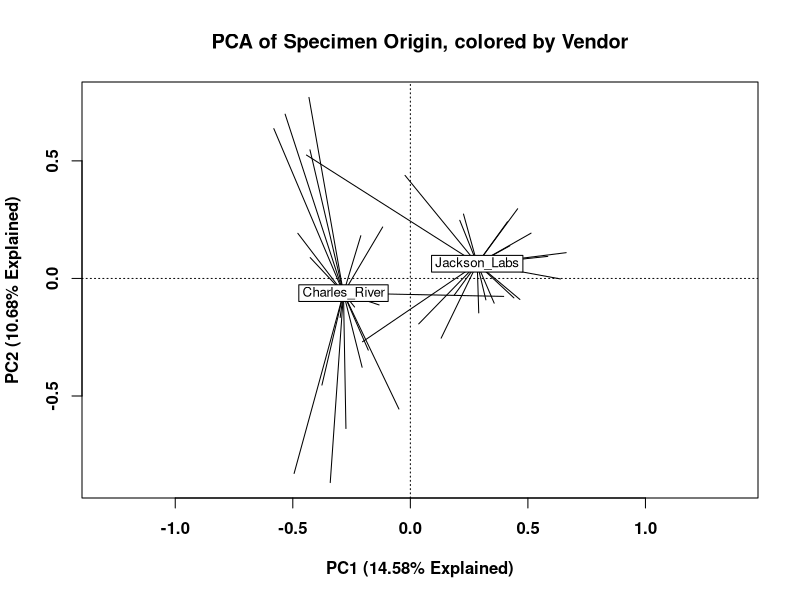

This figure's R source: (Note: this script raises an error after producing the figure.)
## ---- chunk 1
knitr::opts_chunk$set(echo = TRUE)
## ---- chunk 2
# This is an example of a comment within a code chunk. The # symbol means that any text following it should not be treated as R code.
# When R code is run in a code chunk it will be displayed inline - that is, within the document - just below the current code chunk.
# The next line is R code, and it will be executed when this code chunk is run. Run with: green arrow in uppe right of this section, cmd + enter (mac), ctrl + enter (pc).
paste("Welcome to ATS 2020, PG9", "-", "A Hands-On Introduction to Studying the Lung Microbiome")
## ---- chunk 3
# This section contains typical libraries used in these analyses

# I. universal data wrangling and visualization
library(tidyverse)      # ggplot, dplyr, purrr, forcats, stringr... and other packages. See https://tidyverse.tidyverse.org/

# II. formatting, plotting
library(scales)         # used in formatting relative abundance % labels; dollar_format()
library(RColorBrewer)   # for generating custom palettes

# III. machine learning & analysis packages
library(vegan)          # decostand(), metaMDS(), scores(), rda(), ordispider(), adonis()
## ---- chunk 4
# For ease of use, place the processed 16S data files of interest into the same directory as your current RStudio project
# Best practices: keep a separate project for each experiment or combination of experiments
# include a data folder within the project's directory to keep source files organized; also somewhat mitigates the risk of modifying them inadvertently

# I. Read in .shared (counts of sequences assigned to OTU #s)
# Includes basic processing with selection of OTUs > 0.1 % of the population
otu_raw <- read.table("data/Heterogeneity.shared.txt", row.names = 2, header = TRUE)
otu_trim <- otu_raw[, -c(1:2)]
otu_trim <- as.matrix(otu_trim)
otu_tmp <- vegan::decostand(otu_trim, "total") * 100
otu_trim[which(otu_tmp < 0.1)] <- 0
otu_good <- otu_trim[, which(colSums(otu_trim) > 0)]

# Trim _S from end of rownames(otu_good); note that it may be useful to keep these well identifiers in some analyses
rownames(otu_good) <- str_remove(rownames(otu_good), "_S\\d+")

# It's a good idea to inspect the data regularly with tools such as dim(), str(), head(), tail(), summary()... This will help in catching errors earlier
dim(otu_good) # dim(otu_good)[1] observations (samples) x dim(otu_good)[2] features (OTUs above .1% population threshold)
otu_good[1:20, 1:20] # use other means of showing a glimpse of the data?


# II. Read in cons.taxonomy (for each OTU: taxonomic levels down to Genus, if possible)
# Note that OTUs are in rows here rather than columns
# 2 imports are required due to the combination of 2 different separators  
tax1 <- read.table("data/Heterogeneity.0.03.cons.taxonomy.txt", sep = "\t", row.names = 1, header = TRUE, colClasses = c("character", "numeric", "character"))
tax2 <- read.table("data/Heterogeneity.0.03.cons.taxonomy.txt", sep = ";", skip = 1, col.names = c("", "Phylum", "Class", "Order", "Family", "Genus", "")) %>% 
  dplyr::select(-c(1, 7)) %>% 
  purrr::map_df(stringr::str_replace, "\\(.*.\\)", "") %>%
  purrr::map_df(as.factor)
otu_taxonomy <- data.frame(OTU = rownames(tax1), Size = tax1[, 1], tax2, stringsAsFactors = FALSE)
rownames(otu_taxonomy) <- rownames(tax1)

# trim otu_taxonomy based on OTUs in otu_good
otu_good_taxonomy <- otu_taxonomy[otu_taxonomy$OTU %in% colnames(otu_good), ]
rownames(otu_good_taxonomy) <- intersect(rownames(otu_taxonomy), colnames(otu_good))
otu_good_taxonomy <- as.data.frame(otu_good_taxonomy)

dim(otu_good_taxonomy)
otu_good_taxonomy[1:20,]
## ---- chunk 5
# Load in metadata/environmental data, or create it

## Load approach using metadat from github repo
meta_df <- read.table("data/Heterogeneity.metadata.txt", sep = "\t", header = TRUE) 
# Note that this will create factors out of all chr type columns
#While - undesirable for 'specimen' but useful for 'reagent_tissue', 'litter', 'vendor', 'mouse', 'tissue_type', and 'cage'
otu_df <- data.frame(meta_df, decostand(otu_good, "total") * 100)
otu_df$specimen <- as.character(otu_df$specimen) # let's convert 'specimen' back to a chr-type

# Examples of metadata creation using regular expressions (regex) in a tidyverse pipeline
# Note that extracting metadata from sample names is much easier if naming conventions are consistent in terms of spelling and placement
# otu_df <- data.frame(decostand(otu_good, "total") * 100, Sample_name = row.names(otu_good), stringsAsFactors = FALSE) %>%
#   # Create Specimen_ctrl from first string of characters prior to first "_"
#   mutate(Specimen_ctrl = factor(case_when(str_detect(Sample_name, "^AE_") ~ "AE",
#                                        str_detect(Sample_name, "^Blank\\d_") ~ "Empty",
#                                        str_detect(Sample_name, "^Heparin_") ~ "Heparin",
#                                        str_detect(Sample_name, "^HomogCtrl_") ~ "HomogCtrl",
#                                        str_detect(Sample_name, "^IsoCtrl_") ~ "IsoCtrl",
#                                        str_detect(Sample_name, "^LPS_") ~ "LPS",
#                                        str_detect(Sample_name, "^PerfusionPBS_") ~ "PBS",
#                                        str_detect(Sample_name, "^WATERD|^waterC") ~ "WaterNeg",
#                                        str_detect(Sample_name, "^mock[CD]") ~ "Mock",
#                                        str_detect(Sample_name, "^[:alnum:]+") ~ str_extract(Sample_name, "^[:alnum:]+")), # for experimental groups, place after other steps because this regex would fill in values for controls (may or may not be ideal)
#                                 levels = c("CR1", "CR2", "JAX1", "JAX2", "AE", "Empty", "Heparin", "HomogCtrl", "IsoCtrl", "LPS", "PBS", "WaterNeg", "Mock")
#                 )
#          ) %>%
#   # Create Organ
#   mutate(Organ = factor(case_when(str_detect(Sample_name, "_CECUM_") ~ "Cecum",
#                                   str_detect(Sample_name, "_LUNG_HOMOG") ~ "Lung",
#                                   str_detect(Sample_name, "_NASAL_") ~ "Nasal",
#                                   str_detect(Sample_name, "_TONGUE_") ~ "Tongue"),
#                         levels = c("Nasal", "Tongue", "Lung", "Cecum")
#                 ) # sum(is.na(otu_df$Organ)) returns 32 (as expected, controls have NA in this column)
#          ) %>%
#   # Create Mouse
#   mutate(Mouse = as.numeric(str_extract(Sample_name, "(?<=(CR\\d|JAX\\d)_)\\d+") # numbers correspond to mice if a CR or JAX specimen
#               ) # sum(is.na(otu_df$Mouse)) returns 32 (as expected, the controls have NA in this column)
#          ) %>%
#   # metadata columns at front, followed by all of the count data
#   dplyr::select(Sample_name:Mouse, everything())
#   # note that the data is in wide format
#   
# otu_df$Specimen_ctrl %>% table() %>% sum() # 192: all samples/rows are accounted for
# otu_df$Organ %>% summary() %>% sum() # ditto; 32 NAs for organs
## ---- chunk 6
# for PCA ordinations; choose an 9 that covers the maximum number of factor levels (conditions) within a variable of interest
pcapal <- brewer.pal(9,"Set1")
## ---- chunk 7
# Filter data to retain lung tissue only
otu_lung <- dplyr::filter(otu_df, tissue_type == "Lung") %>%
  droplevels() # remove levels that are no longer present due to filtering

# PCA of all data (non-control)
otu_lung_hel <- decostand(dplyr::select(otu_lung, contains("Otu")), "hellinger") # use OTU columns only
otu_lung_pca <- rda(otu_lung_hel)

# summary() produces a list which is rather messy to print out all at once. Let's just examine the importance of the principal components
summary(otu_lung_pca)$cont # 0.1458 0.10677 0.06776 proportion explained by first 3 axes

# Permanova
set.seed(8947) # setting a seed allows for reproducibility - both lines need to be run together
adonis(otu_lung_hel~otu_lung$vendor, method="euclidean", permutations = 10000) # 9.999e-05 ***
## ---- chunk 8
# This approach combines base R plotting functionality and vegan's ordispider function, which creates the lines connecting points to the centroids.
plot(otu_lung_pca, type = "n", font = 2, font.lab = 2, xlab = "PC1 (14.58% Explained)", ylab = "PC2 (10.68% Explained)", main = "PCA of Specimen Origin, colored by Vendor", display = "sites")
points(otu_lung_pca, pch = 19, col = pcapal[as.numeric(otu_lung$vendor)])
ordispider(otu_lung_pca, otu_lung$vendor, label = TRUE)
legend("topright", levels(otu_lung$vendor), pch = 19, col = pcapal, title = "Vendor")
legend("bottomright", legend = "Permanova: Difference between Specimen Origin: 9.999e-05") # Should signifiance test be include in the plot?
## ---- chunk 9
# Determine the order of OTUs based on means within Lung specimens
otu_order <- names(sort(colMeans(otu_lung[, stringr::str_detect(colnames(otu_lung), "Otu")]), decreasing = TRUE))

heat_df <- otu_lung %>% 
  select(specimen, log_IL1a, otu_order[1:20]) %>%
  gather(key = OTU, value = Percentage, -log_IL1a, -specimen, factor_key = TRUE) #%>%
  # group_by(OTU) %>%
  # summarize(Mean_perc = mean(Percentage)) %>%
  # ungroup()
## ---- chunk 10
# Note that the OTU levels are sorted in reverse order of abundance here - we could adjust this if desired.
ggplot(heat_df, aes(x = specimen, y = OTU)) +
  geom_tile(aes(fill = Percentage)) +
  theme(axis.text.x = element_text(angle = 45, hjust = 1), plot.margin = unit(c(0.5,0.5,0.5,1),"cm")) +
  scale_fill_gradient(low = "white", high = "dark blue")
## ---- chunk 11
# First we need to prepare the data: controls in one group, lung tissue in another
# Order the data by most abundance OTU in lung tissue
# Include an errorbar
# Color by phyla

ra_df <- otu_df %>% # Note at this is just one of several possible approaches to filtering to retain the correct rows
  filter((reagent_tissue == "Control") | (tissue_type == "Lung")) %>% # 65 specimens
  droplevels() # remove factor levels with no remaining observations - saves potential headaches in downstream wrangling and visualizations

# Determine the order of OTUs based on means within Lung specimens
otu_order <- names(sort(colMeans(filter(ra_df, tissue_type == "Lung")[, stringr::str_detect(colnames(ra_df), "Otu")]), decreasing = TRUE))

# Keep top 20 OTUs, then reshape the dataframe from wide to long format
g_df <- ra_df %>%
  select(str_which(colnames(ra_df), "Otu", negate = TRUE), colnames(ra_df[, otu_order[1:20]])) %>% # Keep non-OTU columns, followed by the 20 most abundant OTU columns
  gather(key = OTU, value = Percentage, -str_which(colnames(ra_df), "Otu", negate = TRUE), factor_key = TRUE) # factor_key is important because we care about the order (clevels) in OTU
  
# Join Phylum column from taxonomy table
tax_df <- otu_good_taxonomy[otu_good_taxonomy[,"OTU"] %in% otu_order[1:20], c("OTU", "Phylum")] # Keep only the rows from ranked OTU vector, and OTU + whatever taxonomic level to use for filling bars
tax_df$OTU <- factor(tax_df$OTU, levels = otu_order[1:20]) # set OTU factor levels to be in the same order as in g_df. If this is not done, our OTU column will be coerced to a character vector when we join (we'll lose the levels)
g_df <- inner_join(g_df, tax_df, by = "OTU")

# dimensions have gone from 65 745 to 1300 17

# Generate mean and sem for each group
agg_df <- g_df %>%
  group_by(reagent_tissue, OTU, Phylum) %>%
  summarize(Mean_perc = mean(Percentage), SEM = sqrt(var(Percentage)/length(Percentage))) %>%
  ungroup()
## ---- chunk 12
(p <- ggplot(agg_df, aes(x = OTU, y = Mean_perc, fill = reagent_tissue)) + 
  geom_col() +
  facet_grid(reagent_tissue ~ .))
## ---- chunk 13
# Add an errorbar
(q <- p + geom_errorbar(aes(ymin = Mean_perc - SEM, ymax = Mean_perc + SEM, width = 0.3)))

# Clear background + modify theme (rotate x-axis labels, reposition legend)
(q <- q + theme_bw() + # note that a theme_ layer added after other other theme modifications will remove these prior modifications
    theme(panel.grid = element_blank(), axis.text.x = element_text(angle = 45, hjust = 1), legend.position = "top"))
## ---- chunk 14
# Add Genus levels to the OTU Number
levels(agg_df$OTU) <- fct_inorder(paste0(otu_good_taxonomy[levels(agg_df$OTU), ]$Genus, " (", levels(agg_df$OTU), ")"))
# equivalent to:
# cbmbtools::paste_tax(levels(agg_df$OTU))

ggplot(agg_df, aes(x = OTU, y = Mean_perc, fill = fct_rev(reagent_tissue))) + 
  geom_col() +
  facet_grid(fct_rev(reagent_tissue) ~ .) +
  geom_errorbar(aes(ymin = Mean_perc - SEM, ymax = Mean_perc + SEM, width = 0.3)) + 
  theme_bw() +
  theme(panel.grid = element_blank(), axis.text.x = element_text(angle = 45, hjust = 1), legend.position = "top", plot.margin = unit(c(0.5,0.5,0.5,1),"cm")) + 
  scale_y_continuous(labels = unit_format(suffix = "%")) + 
  labs(title="Comparison of Lung Tissue and Controls", subtitle = "Ranked by lung tissue specimens", y = "% Relative Abundance")
## ---- chunk 15
# Although it is possible to adjust the values and labels within the ggplot workflow, perhaps the simplest approach would be to correct the reagent_tissue column values and factor levels prior to plotting
agg_df$reagent_tissue <- fct_recode(agg_df$reagent_tissue, Lung = "Tissue") %>%
  fct_relevel("Lung")

ggplot(agg_df, aes(x = OTU, y = Mean_perc, fill = reagent_tissue)) + 
  geom_col() + # use show.legend = FALSE to remove the legend entirely
  facet_grid(reagent_tissue ~ .) +
  geom_errorbar(aes(ymin = Mean_perc - SEM, ymax = Mean_perc + SEM, width = 0.3)) + 
  theme_bw() +
  theme(panel.grid = element_blank(), axis.text.x = element_text(angle = 45, hjust = 1), legend.position = "top", plot.margin = unit(c(0.5,0.5,0.5,1),"cm"), legend.title = element_blank()) + 
  scale_y_continuous(labels = unit_format(suffix = "%")) + 
  labs(title="Comparison of Lung Tissue and Controls", subtitle = "Ranked by lung tissue specimens", y = "% Relative Abundance")
  # for further customizing of the legend, try adding a guide_legend() layer
## ---- chunk 16
# First we need to prepare the taxonomic data - In this case we did this earlier in our overall RA data prep.

# Next, simply change the fill parameter to Phylum and rerun the ggplot code
ggplot(agg_df, aes(x = OTU, y = Mean_perc, fill = Phylum)) + 
  geom_col() + # use show.legend = FALSE to remove the legend entirely
  facet_grid(reagent_tissue ~ .) +
  geom_errorbar(aes(ymin = Mean_perc - SEM, ymax = Mean_perc + SEM, width = 0.3)) + 
  theme_bw() +
  theme(panel.grid = element_blank(), axis.text.x = element_text(angle = 45, hjust = 1), legend.position = "top", plot.margin = unit(c(0.5,0.5,0.5,1),"cm"), legend.title = element_blank()) + 
  scale_y_continuous(labels = unit_format(suffix = "%")) + 
  labs(title="Comparison of Lung Tissue and Controls", subtitle = "Ranked by lung tissue specimens", y = "% Relative Abundance")

# Encourage participants to run these by commenting out a layer, altering 1 parameter to develop a deeper understanding of how to build up or alter a ggplot object
## ---- chunk 17
# 8 samples - perhaps ideal for use as an example of a control RA plot
# don't include geometric mean
# ae_df <- filter(otu_df, Specimen_ctrl == "AE")
# 
# # determine order of OTUs based on mean within selected specimens
# otu_order <- names(sort(colMeans(ae_df[, stringr::str_detect(colnames(ae_df), "Otu")]), decreasing = TRUE))
# 
# # create mean sample
# sample_names <- ae_df$Sample_name
# temp <- dplyr::select(ae_df, otu_order[1:20])
# temp <- rbind(temp, apply(dplyr::select(ae_df, otu_order[1:20]), 2, mean))
# sample_names <- append(sample_names, "Arith_Mean")
# ae_df <- cbind(Sample_name = forcats::fct_inorder(sample_names), temp)
# ae_gg <- tidyr::gather(ae_df, key = OTU, value = Percentage, -stringr::str_which(colnames(ae_df), "Otu", negate = TRUE), factor_key = TRUE)
# levels(ae_gg$OTU) <- forcats::fct_inorder(paste0(otu_good_taxonomy[levels(ae_gg$OTU), ]$Genus, " (", levels(ae_gg$OTU), ")"))
## ---- chunk 18
# Encourage participants to run these by commenting out a layer, altering 1 parameter to develop a deeper understanding of how to build up a ggplot object

# ggplot(data = ae_gg, aes(x = OTU, y = Percentage, fill = Sample_name)) + 
#   geom_col() + 
#   facet_grid(Sample_name ~ .) +
#   theme(axis.text.x = element_text(angle = 90, hjust = 1, vjust = 0.5), legend.position = "top") +
#   scale_y_continuous(labels = scales::dollar_format(suffix = "%", prefix = "")) +
#   labs(title = "Cross-Comparison of AE Control Replicates", x = "OTU", y = "% Relative Abundance")
